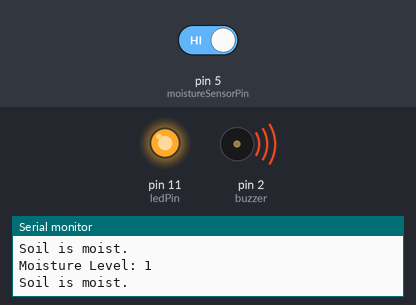
Bench run of a sketch on a simulated Arduino Uno, built with avr-gcc and run on an emulated ATmega328P. Shown: output pins drawn as LEDs (lit = HIGH), buzzer (waves = sounding, pin HIGH), the last lines printed to the serial monitor. The inputs (shaded band) are chosen by the test bench; at power-on: pin 5 (moistureSensorPin) HIGH.

Above: at 2.8 s.
2.9 s: pin 5 (moistureSensorPin) driven LOW
At 3.7 s:
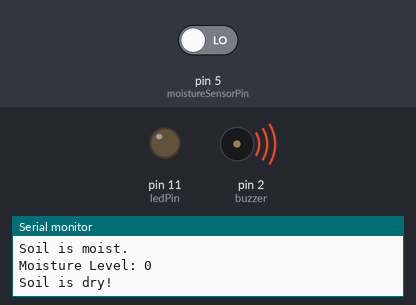
4.5 s: pin 5 (moistureSensorPin) driven HIGH
At 5.3 s:
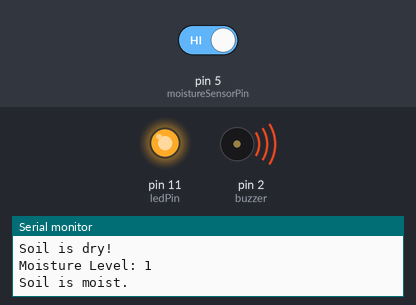
Timing chart, 0 to 7.5 s (numbered marks = the images above; inputs shaded):
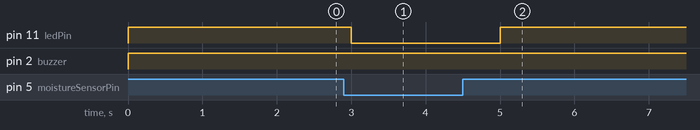

Measured:
- after the input at 2.9 s, pin 11 (ledPin): HIGH → LOW after 0.10 s
- after the input at 4.5 s, pin 11 (ledPin): LOW → HIGH after 0.50 s

The sketch:

IRRIGATION_SPRINKLER_SYSTEM.ino
```cpp
// Define pin connections
const int moistureSensorPin = 5;
const int ledPin = 11;
const int buzzer = 2;

void setup() {
  // Initialize serial communication
  Serial.begin(9600);

  // Set pin modes
  pinMode(moistureSensorPin, INPUT);
  pinMode(ledPin, OUTPUT);
    pinMode(buzzer, OUTPUT);
}

void loop() {
  // Read the moisture sensor value
  int moistureLevel = digitalRead(moistureSensorPin);

  // Print the moisture level to the serial monitor
  Serial.print("Moisture Level: ");
  Serial.println(moistureLevel);

  // Check if the soil is dry
  if (moistureLevel==0)
  {
    // Activate buzzer and LED
    digitalWrite(ledPin, LOW);
    Serial.println("Soil is dry!");
  }
  else
  {
    // Deactivate buzzer and LED
    digitalWrite(buzzer, HIGH);
    digitalWrite(ledPin, HIGH);
    Serial.println("Soil is moist.");
  }

  // Small delay to avoid serial spamming
  delay(1000);
}
```
